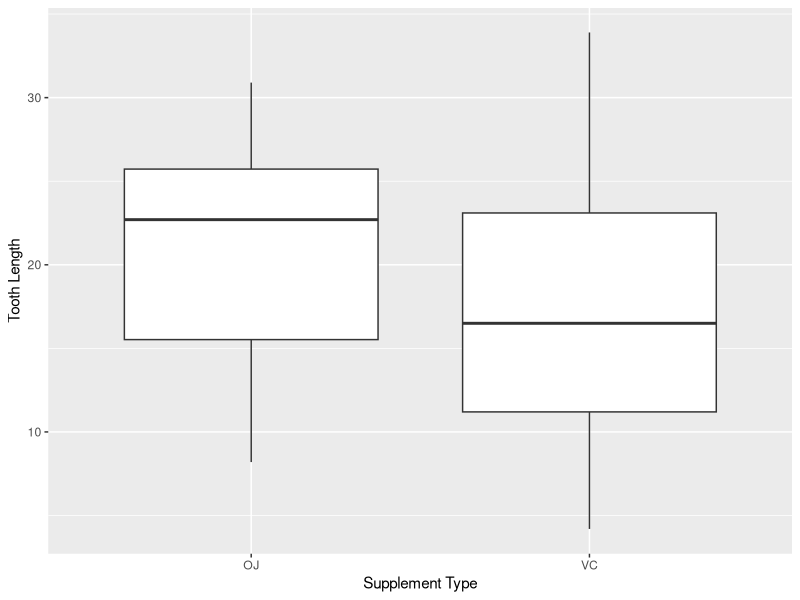

The R script that drew this image:
## ---- chunk 1

# Load a dataset into the R Environment.
data(ToothGrowth)

# Look at the summary of the variables in the dataset.
summary(ToothGrowth)

# Look at a frequency table of a categorical variable.
table(ToothGrowth$supp)
## ---- chunk 2
#| fig-align: center
#| fig-cap: "Boxplots of tooth length by supplement delivery method."

# make sure to load the package ggplot2
library(ggplot2)
ggplot(data = ToothGrowth, 
       aes(x = supp,
           y = len)) +
  geom_boxplot() +
  labs(
    x = "Supplement Type",
    y = "Tooth Length"
  )
## ---- chunk 3
t.test(len ~ supp, data = ToothGrowth, var.equal = FALSE, alternative = "two.sided")
